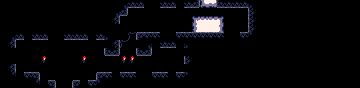

The image is a tile-based game level rendered from a .tmx file. Its description and source (layers, tilesets, objects; grid data summarised) follow:
An orthogonal 45x11 tile map with 8x8 px tiles, 1 tile layer (Tiles) and 5 objects (5x entity).

<map version="1.10" tiledversion="1.11.2" orientation="orthogonal" renderorder="right-down" width="45" height="11" tilewidth="8" tileheight="8" infinite="0" nextlayerid="1" nextobjectid="1">
 <tileset firstgid="1" source="tileset.tsx" />
 <layer id="1" name="Tiles" width="45" height="11">
  <data>[495 cells, 410 non-empty, 28 distinct tile ids]</data>
 </layer>
 <objectgroup id="2" name="Objects">
  <object id="1" name="spring" type="entity" x="160" y="64" width="8" height="8" />
  <object id="5" name="water_tank" type="entity" x="24" y="64" width="8" height="8" />
  <object id="4" name="sign" type="entity" x="104" y="64" width="8" height="8">
   <properties>
    <property name="text" value="tut_push" />
   </properties>
  </object>
  <object id="2" name="player" type="entity" x="152" y="16" width="8" height="8" />
  <object id="6" name="ice_block" type="entity" x="224" y="24" width="8" height="8" />
 </objectgroup>
</map>
